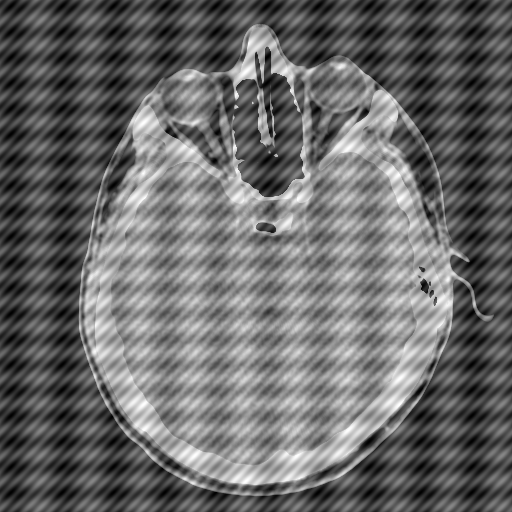
//> input picture Imagenes/HeadCT_degradada.tif, 512 x 512 px
$ ./Ejercicio_1 ../Imagenes/HeadCT_degradada.tif   (built with g++ and OpenCV 4)
//> lines starting //> are read from the running program, lines starting //| are printed output that depends on the picture; after the words box and inside, x2 and y2 are one past the last pixel; in counts of white or black regions, pixels touching at a corner belong together
### Funciones/functions.cpp
/**
 * FUNCTIONS
 */
#ifndef FUNCTIONS_H
#define FUNCTIONS_H
#include <opencv2/opencv.hpp>
#include <math.h>
#include <iostream>
#include <vector>

using namespace std;

/**Funciones auxiliares
 */
namespace mypdi{
	typedef unsigned char byte;

	/*************************************************************************/
	/******************************* METHODS *********************************/
	/*************************************************************************/

	/**
	 * Get addition of bit planes of an image
	 *
	 * @param {Mat} image Image to use
	 * @param {int} start Bit plane to start the addition
	 * @param {int} end   Bit plane to finish the addition
	 */
	cv::Mat addBitPlanes(cv::Mat image, int start, int end);

	/**
	 * Aplly average filter to an image
	 *
	 * @param {Mat} image Image to use
	 * @param {int} m     Number of mask rows
	 * @param {int} n     Number of mask cols
	 * @param {Mat} mask  Mask to use
	 */
	cv::Mat applyAveragingFilter(cv::Mat image, int m, int n, cv::Mat mask);

	/**
	 * Aplly gamma transformation to an image
	 *
	 * @param {Mat}   image Image to apply the transformation
	 * @param {float} c     Constant to multiply
	 */
	cv::Mat applyGammaTransformation(cv::Mat image, float gamma, float c=1, float e=0);

	/**
	 * Aplly log transformation to an image
	 *
	 * @param {Mat}   image Image to apply the transformation
	 * @param {float} c     Constant to multiply
	 */
	cv::Mat applyLogTransformation(cv::Mat image, float c=1);

	/**
	 * Aplly negative transformation to an image
	 *
	 * @param {Mat} image Image to apply the transformation
	 */
	cv::Mat applyNegativeTransformation(cv::Mat image);

	/**
	 * Binarize an image
	 *
	 * @param {Mat} image Image to binarize
	 */
	cv::Mat binarize(cv::Mat image);

	/**
	 * Build a structuring element determinated
	 *
	 * @param {int} row Number of rows for EE
	 * @param {int} col Number of columns for EE
	 */
	cv::Mat buildStructuringElement(int row, int col);

	/**
	 * Add m rows both top and bottom and add n cols both left and right with 0
	 *
	 * @param {Mat} image Image to use
	 * @param {int} m     Number of rows to add
	 * @param {int} n     Number of cols to add
	 */
	cv::Mat ceroPadding(cv::Mat image, int m, int n);

	/**
	 * Apply the correlation between an image and mask
	 *
	 * @param {Mat} image Image to use
	 * @param {Mat} mask  Mask to use
	 */
	cv::Mat correlation(cv::Mat image, cv::Mat mask);

	/**
	 * Get a determinated bit plane of an image
	 *
	 * @param {Mat} image    Image to use
	 * @param {int} bitPlane Number of bit plane to return
	 */
	cv::Mat getBitPlane(cv::Mat image, int bitPlane);

	/**
	 * Calcule root mean squere between two images.
	 *
	 * @param {Mat} firstImage  First image to calcule rms
	 * @param {Mat} secondImage Second image to calcule rms
	 */
	double getECM(cv::Mat firstImage, cv::Mat secondImage);

	/**
	 * Get the bounding box of the most bigger blob
	 *
	 * @param {Mat}  image Image to use
	 * @param {int}   mode Contour retrieval mode
	 * @param {int} method Contour approximation method
	 */
	cv::Rect getMostBiggerBlobBoundingBox(cv::Mat imag, int mode = CV_RETR_EXTERNAL, int method = CV_CHAIN_APPROX_SIMPLE);

	/**
	 * Get thresholds for filter in HSV color pallet
	 *
	 * @param {Mat} image  Image to use
	 * @param {int} minHue Minumum value of hue component
	 * @param {int} maxHue Maximum value of hue component
	 * @param {int} minSat Minimum value of saturation component
	 * @param {int} maxSat Maximum value of saturation component
	 * @param {int} minVal Minimum value of intensity component
	 * @param {int} maxVal Maximum value of intensity component
	 */
	void getThresholdValuesForHsv(cv::Mat image, int &minHue, int &maxHue, int &minSat, int &maxSat, int &minVal, int &maxVal);

	/**
	 * Get thresholds for filter in RGB color pallet
	 *
	 * @param {Mat} image  Image to use
	 * @param {int} minR Minumum value of red component
	 * @param {int} maxR Maximum value of red component
	 * @param {int} minG Minimum value of green component
	 * @param {int} maxG Maximum value of green component
	 * @param {int} minB Minimum value of blue component
	 * @param {int} maxB Maximum value of blue component
	 */
	void getThresholdValuesForRgb(cv::Mat image, int &minR, int &maxR, int &minG, int &maxG, int &minB, int &maxB);

	/**
	 * Add m rows both top and bottom and add n cols both left and right with
	 * mirror values
	 *
	 * @param {Mat} image Image to use
	 * @param {int} m     Number of rows of the mask
	 * @param {int} n     Number of cols of the mask
	 */
	cv::Mat mirror(cv::Mat image, int m, int n);

	/**
	 * Add m rows both top and bottom and add n cols both left and right
	 * repeating the first and las values respectively.
	 *
	 * @param {Mat} image Image to use
	 * @param {int} m     Number of rows of the mask
	 * @param {Mat} n     Number of cols of the mask
	 */
	cv::Mat repeat(cv::Mat image, int m, int n);

	/**
	* Print Mat values on console
	*
	* @param {Mat} mat Matrix to print its values.
	*/
	void printValues(cv::Mat mat);

	/**
	 * Get intensity profile from image
	 *
	 * @param {Mat} image Image to use
	 * @param {int}   row Row to scan
	 */
	vector<int> scanLine(cv::Mat image, int row);

	/*************************************************************************/
	/****************************** CALLBACKS ********************************/
	/*************************************************************************/

	/**
	 * OnMouseClickCallback on EE
	 *
	 * @param {int}   event Event
	 * @param {int}       x Column clicked
	 * @param {int}       y Row clicked
	 * @param {int}       ~ Don't care
	 * @param {void*} param Params to be used into callback
	 */
	void buildStructuringElementMouseCallback(int event, int x, int y, int, void* param);

}

namespace mypdi{

	/*************************************************************************/
	/******************************* METHODS *********************************/
	/*************************************************************************/

	/**
	 * Get addition of bit planes of an image
	 */
	 // [16 lines left out: function addBitPlanes, not called in this run]

	/**
	 * Aplly average filter to an image
	 */
	// [17 lines left out: function applyAveragingFilter, not called in this run]

	/**
	 * Aplly gamma transformation to an image
	 */
	// [19 lines left out: function applyGammaTransformation, not called in this run]

	/**
	 * Aplly log transformation to an image
	 */
	// [22 lines left out: function applyLogTransformation, not called in this run]

	/**
	 * Aplly negative transformation to an image
	 */
	// [23 lines left out: function applyNegativeTransformation, not called in this run]

	/**
	 * Binarize an image
	 */
	// [33 lines left out: function binarize, not called in this run]

	/**
	 * Build a structuring element determinated
	 *
	 * @param {int} row Number of rows for EE
	 * @param {int} col Number of columns for EE
	 */
	cv::Mat buildStructuringElement(int row, int col) {
		cv::Mat EE = cv::Mat::zeros(row, col, CV_8UC(1));

		cv::namedWindow("Build structuring element", CV_WINDOW_KEEPRATIO);
		cv::imshow("Build structuring element", EE);
		setMouseCallback("Build structuring element", buildStructuringElementMouseCallback, &EE);
		cv::waitKey();

		cv::destroyWindow("Build structuring element");

		return EE;
	}

	/**
	 * Add m rows both top and bottom and add n cols both left and right with 0's
	 */
	// [23 lines left out: function ceroPadding, not called in this run]

	/**
	 * Apply the correlation between an image and mask
	 */
	// [45 lines left out: function correlation, not called in this run]

	/**
	 * Get a determinated bit plane of an image
	 */
	// [24 lines left out: function getBitPlane, not called in this run]

	/**
	 * Calcule root mean squere between two images.
	 */
	// [24 lines left out: function getECM, not called in this run]

	/**
	 * Get the bounding box of the most bigger blob
	 */
	// [24 lines left out: function getMostBiggerBlobBoundingBox, not called in this run]

	/**
	 * Get thresholds for filter in hsv color pallet
	 */
	// [38 lines left out: function getThresholdValuesForHsv, not called in this run]

	/**
	 * Get thresholds for filter in RGB color pallet
	 */
	// [34 lines left out: function getThresholdValuesForRgb, not called in this run]

	/**
	 * Add m rows both top and bottom and add n cols both left and right with
	 * mirror the first and last row and col.
	 */
	// [40 lines left out: function mirror, not called in this run]

	/**
	 * Add m rows both top and bottom and add n cols both left and right
	 * repeating the first and las values respectively.
	 */
	// [40 lines left out: function repeat, not called in this run]

	/**
	 * Print Mat values on console
	 */
	// [14 lines left out: function printValues, not called in this run]

	/**
	 * Get intensity profile from image
	 */
	// [16 lines left out: function scanLine, not called in this run]

	/*************************************************************************/
	/****************************** CALLBACKS ********************************/
	/*************************************************************************/

	/**
	 * OnMouseClickCallback on EE
	 */
	// [19 lines left out: function buildStructuringElementMouseCallback, not called in this run]
}

#endif /* FUNCTIONS_H */

### Guia_8/Ejercicio_1.cpp
#include "opencv2/opencv.hpp"
#include "opencv2/highgui/highgui.hpp"
#include "../Funciones/functions.cpp"

using namespace cv;

cv::Mat binarize(cv::Mat image);
void binarizeTrackBarCallback(int threshold, void *params);

/**
 * Build set for exercise
 */
cv::Mat buildSet();

int main(int argc, char** argv) {
	// Initialize variables
	cv::Mat EE, image, set, setEroded, setDilated;

	// Check if image is given
	if (argc == 2) {
		// Read image
		image = cv::imread(argv[1], CV_LOAD_IMAGE_GRAYSCALE);
//> image is the input picture: 512 rows x 512 cols, CV_8UC1; min 0, max 255, mean 105.3
		// Binarize image
		set = binarize(image);
//> slider 'Threshold' is set to 84
//> in binarizeTrackBarCallback, `cv::threshold(workImage, workImage, threshold, 254, CV_THRESH_BINARY);`:
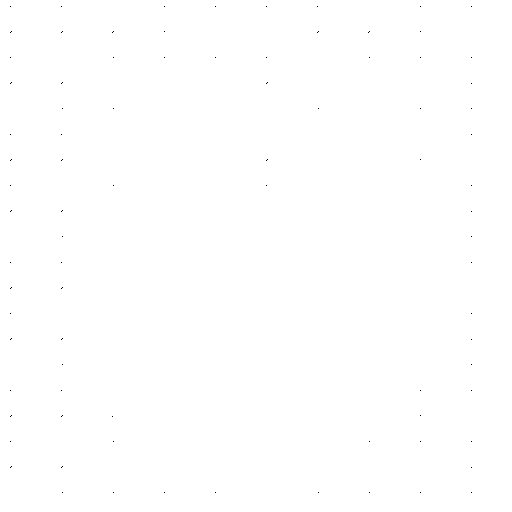
//> workImage: 512 rows x 512 cols, CV_8UC1; values 0 (black) and 254 (white), 100% white; black in thin lines or dots, all inside (x1, y1, x2, y2) = (10, 6, 472, 493)
//> call 2 of binarizeTrackBarCallback, with threshold = 84
//> in binarizeTrackBarCallback (call 2), `cv::threshold(workImage, workImage, threshold, 254, CV_THRESH_BINARY);`:
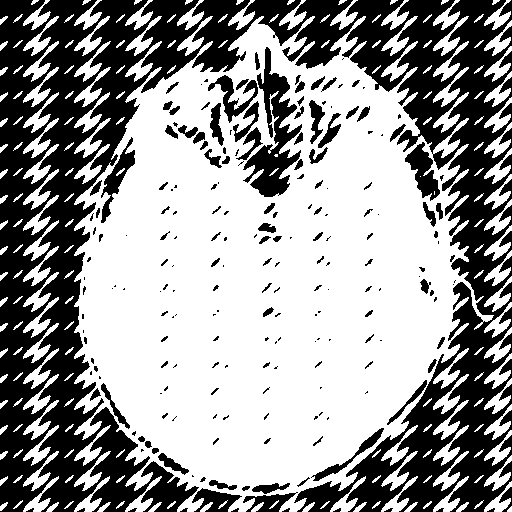
//> workImage: 512 rows x 512 cols, CV_8UC1; values 0 (black) and 254 (white), 60% white; 209 black regions (120 under 20 px), largest, box (x1, y1, x2, y2) and area: (0, 0, 512, 512) 90361, (243, 47, 302, 197) 3286, (405, 142, 440, 201) 953
	} else {
		// Build set
		set = buildSet();
	}

	// Show original image
	namedWindow("Original", CV_WINDOW_KEEPRATIO);
	imshow("Original", set);

	do {
		// Build EE
		EE  = mypdi::buildStructuringElement(3, 3);

		// Compute erode and dilate
		erode(set, setEroded, EE);
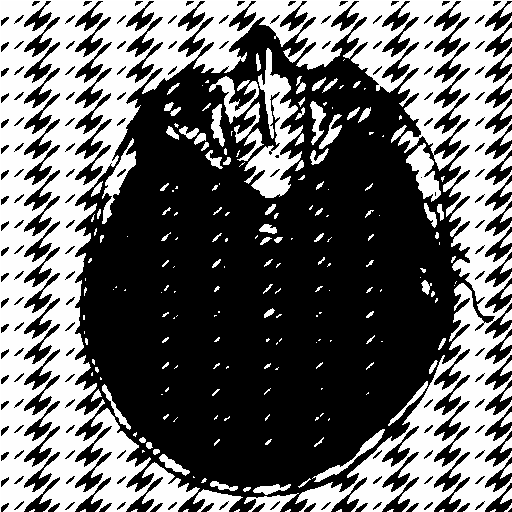
//> setEroded: 512 rows x 512 cols, CV_8UC1; min 0, max 255, mean 102
		dilate(set, setDilated, EE);
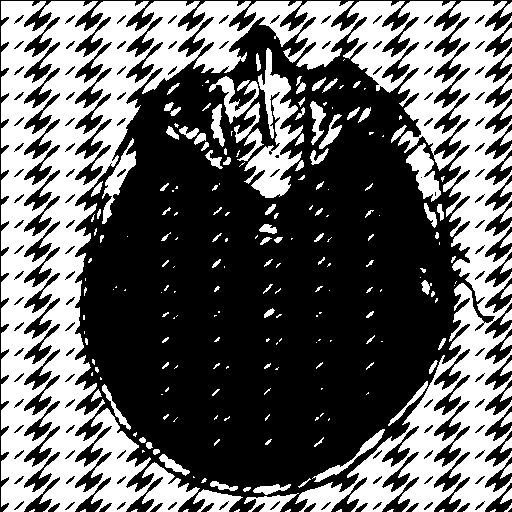
//> setDilated: 512 rows x 512 cols, CV_8UC1; values 0 (black) and 254 (white), 39.8% white; 229 white regions (122 under 20 px), largest, box (x1, y1, x2, y2) and area: (1, 1, 512, 512) 88086, (244, 48, 303, 198) 3286, (406, 143, 441, 202) 953

		// Show image eroded
		namedWindow("Erode", CV_WINDOW_KEEPRATIO);
		imshow("Erode", setEroded);

		// Show image eroded
		namedWindow("Dilate", CV_WINDOW_KEEPRATIO);
		imshow("Dilate", setDilated);

		// Show EE
		namedWindow("Structuring Element", CV_WINDOW_KEEPRATIO);
		imshow("Structuring Element", EE);

		// Waiting for key press
		waitKey();

		// Destroy EE, erode and dilate windows.
		destroyWindow("Structuring Element");
		destroyWindow("Erode");
		destroyWindow("Dilate");

	} while(waitKey() != 27);

	return 0;
}

cv::Mat binarize(cv::Mat image) {
	// Create image to work
	cv::Mat workImage;

	// Initialize threshold
	int threshold = 0;

	// Create window
	namedWindow("Binarize image", CV_WINDOW_KEEPRATIO);

	// Show image
	imshow("Binarize image", image);

	// Add to it a trackbar
	createTrackbar(
		"Threshold"              ,
		"Binarize image"         ,
		&threshold               ,
		254                      ,
		binarizeTrackBarCallback ,
		&image
	);

	// First call
	binarizeTrackBarCallback(0, &image);

	// Waiting for key pressed
	waitKey();

	// Get threshold
	threshold = getTrackbarPos("Threshold", "Binarize image");

	// Destroy binary window
	destroyWindow("Binarize image");

	// Apply threshold
	cv::threshold(image, workImage, threshold, 254, CV_THRESH_BINARY_INV);

	return workImage;
}

void binarizeTrackBarCallback(int threshold, void *param) {
	// Initialize image to work
	cv::Mat workImage;

	// Cast param
	cv::Mat* image = (cv::Mat *) param;

	// Create image to work
	(*image).copyTo(workImage);

	// Apply thresholding
	cv::threshold(workImage, workImage, threshold, 254, CV_THRESH_BINARY);

	// Show image reconstructed
	imshow("Binarize image", workImage);
}

/**
 * Build set for exercise
 */
cv::Mat buildSet() {
	cv::Mat set = cv::Mat::zeros(12, 11, CV_8U);
	set.at<uchar>(1,1) = 255;
	set.at<uchar>(1,2) = 255;
	set.at<uchar>(1,3) = 255;
	set.at<uchar>(2,3) = 255;
	set.at<uchar>(3,3) = 255;
	set.at<uchar>(4,2) = 255;
	set.at<uchar>(4,3) = 255;
	set.at<uchar>(4,4) = 255;
	set.at<uchar>(7,7) = 255;
	set.at<uchar>(7,8) = 255;
	set.at<uchar>(7,9) = 255;
	set.at<uchar>(8,9) = 255;
	set.at<uchar>(9,6) = 255;
	set.at<uchar>(9,7) = 255;
	set.at<uchar>(9,8) = 255;
	set.at<uchar>(9,9) = 255;
	set.at<uchar>(10,7) = 255;
	set.at<uchar>(10,8) = 255;
	set.at<uchar>(10,9) = 255;
	set.at<uchar>(6,1) = 255;
	set.at<uchar>(7,2) = 255;
	set.at<uchar>(8,3) = 255;
	set.at<uchar>(10,1) = 255;
	set.at<uchar>(2,8) = 255;
	set.at<uchar>(3,7) = 255;
	set.at<uchar>(3,8) = 255;
	set.at<uchar>(3,9) = 255;
	set.at<uchar>(4,7) = 255;
	set.at<uchar>(4,8) = 255;
	set.at<uchar>(4,9) = 255;
	return set;
}
